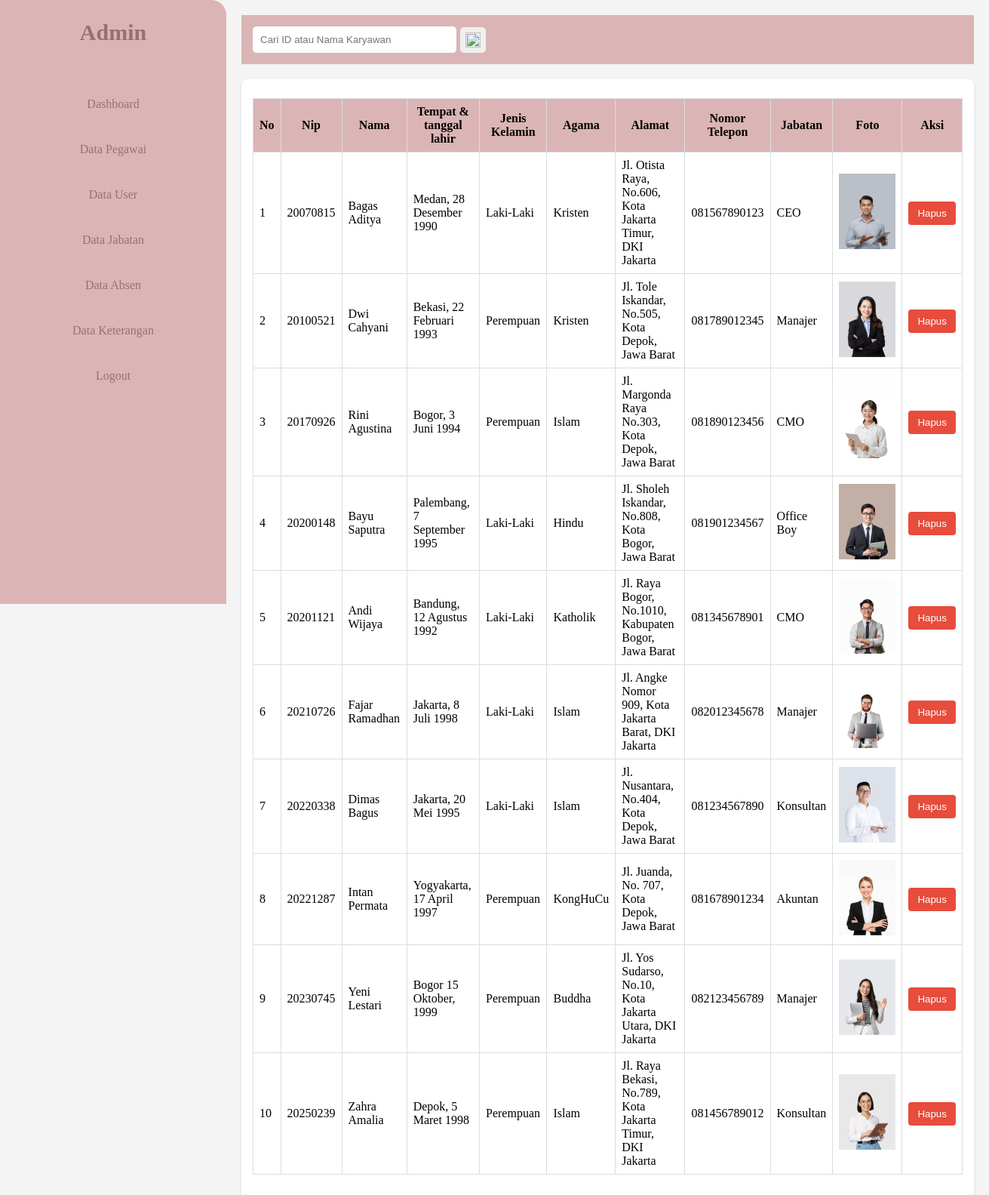
The page /prospenkar.php (signed in) on the database its author committed.
### tables this page shows
CREATE TABLE `tbl_karyawan` (
  `id_karyawan` int(15) NOT NULL,
  `username` varchar(50) NOT NULL,
  `password` varchar(50) NOT NULL,
  `nama` varchar(255) NOT NULL,
  `tmp_tgl_lahir` varchar(255) NOT NULL,
  `jenkel` varchar(20) NOT NULL,
  `agama` varchar(255) NOT NULL,
  `alamat` text NOT NULL,
  `no_tel` varchar(20) NOT NULL,
  `jabatan` varchar(255) NOT NULL,
  `foto` varchar(255) NOT NULL
);

### prospenkar.php (the view, shortened to what this page needs)
<?php
require_once("koneksi.php");
 ?>
<!DOCTYPE html>
<html lang="en">
<head>
    <link rel="stylesheet" href="prospenkar.css">
</head>
<body>
    <div class="page-wrapper">
        <div class="menu-sidebar">
            <div class="judul-sidebar">
                <h2>Admin</h2>
            </div>
                <nav class="navbar-sidebar">
                    <ul class="list-navbar">
                        <li class="judul-navbar">
                            <a href="admin2.php"> Dashboard </a>
                        </li>
                        <li>
                            <a href="datakaryawan.php"> Data Pegawai</a>
                        </li>
                        <li>
                            <a href="datauser.php"> Data User</a>
                        </li>
                        <li>
                            <a href="datajabatan.php"> Data Jabatan</a>
                        </li>
                        <li>
                            <a href="data_absen.php"> Data Absen</a>
                        </li>
                        <li>
                            <a href="data_keterangan.php"> Data Keterangan</a>
                        </li>
                        <li>
                            <a href="logout.php">Logout</a>
                        </li>
                    </ul>
                </nav>
        </div>
        <div class="page-container">
            <header class="header-desktop">
                            <form class="form-header" action="prospenkar.php" method="POST">
                                <input autocomplete="off" class="input-section" type="text" name="cari" placeholder="Cari ID atau Nama Karyawan" />
                                <button class="btn-search" type="submit"><img src="https://img.icons8.com/?size=100&id=7695&format=png&color=000000">
                                </button>
                            </form>
            </header>
            <div class="main-content">
                                <div class="table-main">
                                    <table class="table-content">
                                        <thead>
                                            <tr>
                                                <th>No</th>
                                                <th>Nip</th>
                                                <th>Nama</th>
                                                <th>Tempat & tanggal lahir</th>
                                                <th class="text-right">Jenis Kelamin</th>
                                                <th class="text-right">Agama</th>
                                                <th>Alamat</th>
                                                <th>Nomor Telepon</th>
                                                <th>Jabatan</th>
                                                <th>Foto</th>
                                                <th>Aksi</th>
                                            </tr>
                                        </thead>
                                        <tbody>
                                            <?php
                                            $cari = $_POST['cari'];
                                            $sql = "SELECT * FROM tbl_karyawan WHERE id_karyawan LIKE '%$cari%' OR nama LIKE '%$cari%'";
                                            $query = mysqli_query($koneksi, $sql);
                                            $no = 1;
                                            while ($row = mysqli_fetch_array($query)) {
                                             ?>
                                            <tr>
                                                <td><?php echo $no ?></td>
                                                <td><?php echo $row['id_karyawan']; ?></td>
                                                <td><?php echo $row['nama']; ?></td>
                                                <td><?php echo $row['tmp_tgl_lahir']; ?></td>
                                                <td><?php echo $row['jenkel']; ?></td>
                                                <td><?php echo $row['agama']; ?></td>
                                                <td><?php echo $row['alamat']; ?></td>
                                                <td><?php echo $row['no_tel']; ?></td>
                                                <td><?php echo $row['jabatan']; ?></td>
                                                <td>
                                                    <?php
                                                    if ($row['foto']!='') {
                                                        echo "<img src=\" images/$row[foto]\"  />";
                                                    }else{
                                                        echo "images";
                                                    }
                                                     ?>
                                                </td>
                                                <td><a href="hapus.php?id_karyawan=<?php echo $row['id_karyawan']; ?>"><button class="btn-hapus" onclick="return confirm('yakin ingin dihapus?');">Hapus</button></a></td>
                                            </tr>
                                           <?php
                                           $no++;
                                       }
                                            ?>
                                        </tbody>
                                    </table>
                                </div>
            </div>
        </div>
    </div>
</body>
</html>

### prospenkar.css (style rules this page uses)
body { margin: 0; padding: 0; }
.page-wrapper { display: flex; min-height: 100vh; background-color: #f4f4f4; }
.menu-sidebar { position: fixed; width: 300px; height: 100vh; background-color: #DBB5B5; color: #987070; line-height: 25px; text-align: center; border-radius: 0px 20px 0px 0px; }
.judul-sidebar h2 { text-align: center; padding: 30px; margin: 0; font-size: 30px; }
.navbar-sidebar { padding: 30px; }
.list-navbar { list-style-type: none; padding: 0; margin: 0; }
.list-navbar li { margin-bottom: 15px; }
.list-navbar a { text-decoration: none; color: #987070; display: block; padding: 10px; border-radius: 10px; transition: background-color 0.3s; }
.page-container { margin-left: 300px; padding: 20px; flex: 1; }
.header-desktop { background-color: #DBB5B5; color: #987070; padding: 10px; margin-bottom: 20px; }
.form-header { display: flex; align-items: center; }
.input-section { border: none; border-radius: 5px; padding: 10px; cursor: pointer; display: flex; align-items: center; justify-content: center; width: 250px; margin: 5px; }
.btn-search { border: none; border-radius: 5px; padding: 7px; }
.btn-search img { width: 20px; height: 20px; vertical-align: middle; }
.main-content { background-color: #fff; padding: 15px; border-radius: 8px; box-shadow: 0 2px 4px rgba(0, 0, 0, 0.1); }
.table-content { width: 100%; border-collapse: collapse; margin-bottom: 20px; margin-top: 10PX; }
.table-content td, .table-content th { padding: 8px; border: 1px solid #ddd; }
.table-content th { background-color: #DBB5B5; color: black; text-align: center; }
.btn-hapus { background-color: #e74c3c; border: none; color: white; padding: 8px 12px; border-radius: 4px; cursor: pointer; }
.table-content img { max-width: 100px; max-height: 100px; object-fit: cover; }

### rows shown on the page
tbl_karyawan: id_karyawan "20070815", nama "Bagas Aditya", tmp_tgl_lahir "Medan, 28 Desember 1990", jenkel "Laki-Laki", agama "Kristen", alamat "Jl. Otista Raya, No.606, Kota Jakarta Timur, DKI Jakarta", no_tel "081567890123", jabatan "CEO", foto (picture)
tbl_karyawan: id_karyawan "20100521", nama "Dwi Cahyani", tmp_tgl_lahir "Bekasi, 22 Februari 1993", jenkel "Perempuan", agama "Kristen", alamat "Jl. Tole Iskandar, No.505, Kota Depok, Jawa Barat", no_tel "081789012345", jabatan "Manajer", foto (picture)
tbl_karyawan: id_karyawan "20170926", nama "Rini Agustina", tmp_tgl_lahir "Bogor, 3 Juni 1994", jenkel "Perempuan", agama "Islam", alamat "Jl. Margonda Raya No.303, Kota Depok, Jawa Barat", no_tel "081890123456", jabatan "CMO", foto (picture)
tbl_karyawan: id_karyawan "20200148", nama "Bayu Saputra", tmp_tgl_lahir "Palembang, 7 September 1995", jenkel "Laki-Laki", agama "Hindu", alamat "Jl. Sholeh Iskandar, No.808, Kota Bogor, Jawa Barat", no_tel "081901234567", jabatan "Office Boy", foto (picture)
tbl_karyawan: id_karyawan "20201121", nama "Andi Wijaya", tmp_tgl_lahir "Bandung, 12 Agustus 1992", jenkel "Laki-Laki", agama "Katholik", alamat "Jl. Raya Bogor, No.1010, Kabupaten Bogor, Jawa Barat", no_tel "081345678901", jabatan "CMO", foto (picture)
tbl_karyawan: id_karyawan "20210726", nama "Fajar Ramadhan", tmp_tgl_lahir "Jakarta, 8 Juli 1998", jenkel "Laki-Laki", agama "Islam", alamat "Jl. Angke Nomor 909, Kota Jakarta Barat, DKI Jakarta", no_tel "082012345678", jabatan "Manajer", foto (picture)
tbl_karyawan: id_karyawan "20220338", nama "Dimas Bagus", tmp_tgl_lahir "Jakarta, 20 Mei 1995", jenkel "Laki-Laki", agama "Islam", alamat "Jl. Nusantara, No.404, Kota Depok, Jawa Barat", no_tel "081234567890", jabatan "Konsultan", foto (picture)
tbl_karyawan: id_karyawan "20221287", nama "Intan Permata", tmp_tgl_lahir "Yogyakarta, 17 April 1997", jenkel "Perempuan", agama "KongHuCu", alamat "Jl. Juanda, No. 707, Kota Depok, Jawa Barat", no_tel "081678901234", jabatan "Akuntan", foto (picture)
tbl_karyawan: id_karyawan "20230745", nama "Yeni Lestari", tmp_tgl_lahir "Bogor 15 Oktober, 1999", jenkel "Perempuan", agama "Buddha", alamat "Jl. Yos Sudarso, No.10, Kota Jakarta Utara, DKI Jakarta", no_tel "082123456789", jabatan "Manajer", foto (picture)
tbl_karyawan: id_karyawan "20250239", nama "Zahra Amalia", tmp_tgl_lahir "Depok, 5 Maret 1998", jenkel "Perempuan", agama "Islam", alamat "Jl. Raya Bekasi, No.789, Kota Jakarta Timur, DKI Jakarta", no_tel "081456789012", jabatan "Konsultan", foto (picture)
